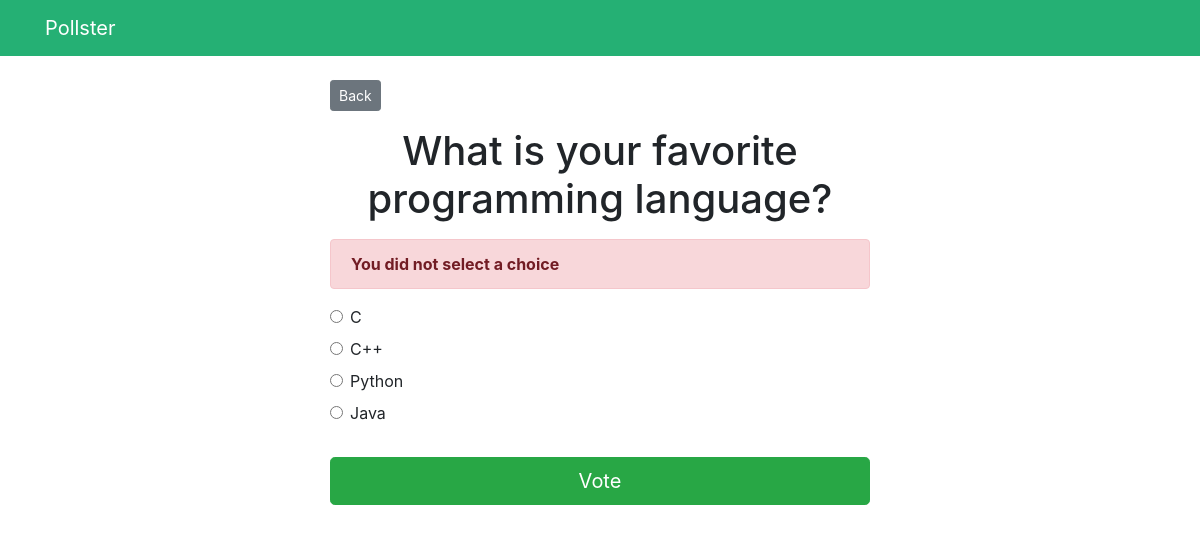
/polls/2/vote/, run on the app's committed database.
### polls/models.py (models this page shows, shortened)
class Question(models.Model):
    question_text = models.CharField(max_length=200)
    pub_date = models.DateTimeField('date published')

class Choice(models.Model):
    question = models.ForeignKey(Question, on_delete=models.CASCADE)
    choice_text = models.CharField(max_length=200)
    votes = models.IntegerField(default=0)

### polls/views.py (the view)
# urls.py: path("<int:question_id>/vote/", views.vote, name="vote"),
def vote(request, question_id):
    question = get_object_or_404(Question, pk=question_id)
    try:
        selected_choice = question.choice_set.get(pk=request.POST['choice'])
    except (KeyError, Choice.DoesNotExist):
        return render(request, 'polls/detail.html', {
            'question': question,
            'error_message': 'You did not select a choice'
        })
    else:
        selected_choice.votes += 1
        selected_choice.save()
        return HttpResponseRedirect(reverse('polls:results', args=(question.id,)))

### templates/polls/detail.html (shortened to what this page needs)
{% extends 'base.html' %}
{% block content %}
    <a href="{% url 'polls:index'%}" class="btn btn-secondary btn-sm mb-3">Back</a>
    <h1 class="text-center mb-3">{{ question.question_text }}</h1>
    {% if error_message %}
        <p class="alert alert-danger">
            <strong>{{ error_message }}</strong>
        </p>
    {% endif%}
    <form action="{% url 'polls:vote' question.id %}" method="post">
        {% for choice in question.choice_set.all %}
            <div class="form-check">
                <input type="radio" name="choice" class="form-check-input" id="choice{{ forloop.counter }}" value="{{ choice.id }}">
                <label for="choice{{ forloop.counter }}">{{ choice.choice_text }}</label>
            </div>
        {% endfor %}
        <input type="submit" value="Vote" class="btn btn-success btn-lg btn-block mt-4">
    </form>
{% endblock %}

### data on the page
Question: question_text "What is your favorite programming language?"
Choice: choice_text "C"
Choice: choice_text "C++"
Choice: choice_text "Python"
Choice: choice_text "Java"

### other printed values
{{ error_message }} "You did not select a choice"
